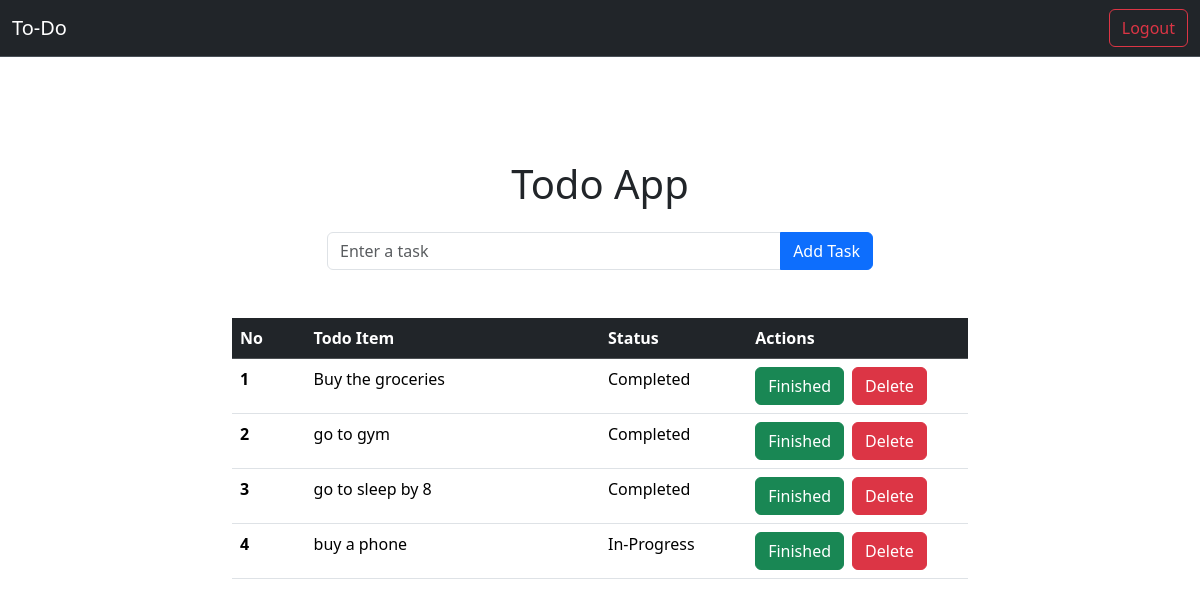
The app's page /home (signed in) with its own data.
### todos/models.py (models this page shows, shortened)
class Todo(models.Model):
    user = models.ForeignKey(User, on_delete=models.CASCADE)
    todo_name = models.CharField(max_length=200)
    status = models.BooleanField(default=False)

### todos/views.py (the view)
# urls.py: 2. Add a URL to urlpatterns:  path('', views.home, name='home')
@login_required(login_url='/login')
def home(req):
    if req.method == 'POST':
        task = req.POST.get('task')
        if task:
            new_todo = Todo(user=req.user, todo_name=task)
            new_todo.save()
        return redirect('home')
    all_todos = Todo.objects.filter(user=req.user)
    return render(req, 'home.html', {'todos': all_todos})

### todos/templates/home.html (shortened to what this page needs)
<!DOCTYPE html>
<html lang="en">
  <head>
    <link
      href="https://cdn.jsdelivr.net/npm/bootstrap@5.3.8/dist/css/bootstrap.min.css"
      rel="stylesheet"
    />
  </head>
  <body>
    {% include 'navbar.html' %}
    <div
      class="d-flex justify-content-center align-items-center"
      style="min-height: 80vh"
    >
      <div class="container">
        <form action="" method="POST">
          <div class="row justify-content-center mb-4">
            <div class="col-md-6 text-center">
              <h1 class="mb-4">Todo App</h1>
              <div class="input-group mb-4">
                <input
                  type="text"
                  class="form-control"
                  placeholder="Enter a task"
                  name="task"
                  required
                />
                <button type="submit" class="btn btn-primary">Add Task</button>
              </div>
            </div>
          </div>
        </form>
        <div class="row justify-content-center">
          <div class="col-md-8">
            <table class="table" style="width: 100%">
              <thead>
                <tr class="table-dark">
                  <th scope="col" style="width: 10%">No</th>
                  <th scope="col" style="width: 40%">Todo Item</th>
                  <th scope="col" style="width: 20%">Status</th>
                  <th scope="col" style="width: 30%">Actions</th>
                </tr>
              </thead>
              <tbody>
                {%for todo in todos%}
                <tr>
                  <th scope="row">{{ forloop.counter }}</th>
                  <td>{{todo.todo_name}}</td>
                  {% if todo.status == True %}
                  <td>Completed</td>
                  {% else %}
                  <td>In-Progress</td>
                  {%endif%}
                  <td>
                    <div class="d-flex">
                      <a
                        href="{% url 'finish' todo.id %}"
                        class="btn btn-success me-2"
                        >Finished</a
                      >
                      <a
                        href="{% url 'delete' todo.id %}"
                        class="btn btn-danger"
                        >Delete</a
                      >
                    </div>
                  </td>
                </tr>
                {%endfor%}
              </tbody>
            </table>
          </div>
        </div>
      </div>
    </div>
  </body>
</html>

### records on screen
Todo: todo_name "Buy the groceries", status "Completed"
Todo: todo_name "go to gym", status "Completed"
Todo: todo_name "go to sleep by 8", status "Completed"
Todo: todo_name "buy a phone", status "In-Progress"
